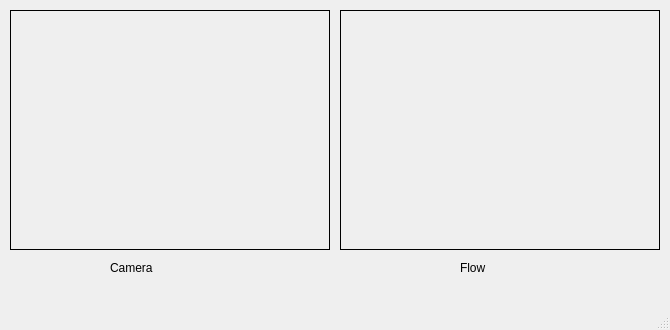
<?xml version="1.0" encoding="UTF-8"?>
<ui version="4.0">
 <class>MainWindow</class>
 <widget class="QMainWindow" name="MainWindow">
  <property name="geometry">
   <rect>
    <x>0</x>
    <y>0</y>
    <width>670</width>
    <height>330</height>
   </rect>
  </property>
  <property name="minimumSize">
   <size>
    <width>0</width>
    <height>0</height>
   </size>
  </property>
  <property name="maximumSize">
   <size>
    <width>800</width>
    <height>600</height>
   </size>
  </property>
  <property name="windowTitle">
   <string>MainWindow</string>
  </property>
  <widget class="QWidget" name="centralwidget">
   <widget class="FrameLabel" name="frameLabel1">
    <property name="enabled">
     <bool>true</bool>
    </property>
    <property name="geometry">
     <rect>
      <x>10</x>
      <y>10</y>
      <width>320</width>
      <height>240</height>
     </rect>
    </property>
    <property name="minimumSize">
     <size>
      <width>0</width>
      <height>0</height>
     </size>
    </property>
    <property name="maximumSize">
     <size>
      <width>640</width>
      <height>480</height>
     </size>
    </property>
    <property name="frameShape">
     <enum>QFrame::Box</enum>
    </property>
    <property name="text">
     <string/>
    </property>
   </widget>
   <widget class="FrameLabel" name="frameLabel2">
    <property name="enabled">
     <bool>true</bool>
    </property>
    <property name="geometry">
     <rect>
      <x>340</x>
      <y>10</y>
      <width>320</width>
      <height>240</height>
     </rect>
    </property>
    <property name="minimumSize">
     <size>
      <width>0</width>
      <height>0</height>
     </size>
    </property>
    <property name="maximumSize">
     <size>
      <width>640</width>
      <height>480</height>
     </size>
    </property>
    <property name="frameShape">
     <enum>QFrame::Box</enum>
    </property>
    <property name="text">
     <string/>
    </property>
   </widget>
   <widget class="QLabel" name="label">
    <property name="geometry">
     <rect>
      <x>110</x>
      <y>260</y>
      <width>62</width>
      <height>16</height>
     </rect>
    </property>
    <property name="text">
     <string>Camera</string>
    </property>
   </widget>
   <widget class="QLabel" name="label_2">
    <property name="geometry">
     <rect>
      <x>460</x>
      <y>260</y>
      <width>62</width>
      <height>16</height>
     </rect>
    </property>
    <property name="text">
     <string>Flow</string>
    </property>
   </widget>
  </widget>
  <widget class="QStatusBar" name="statusbar"/>
  <widget class="QMenuBar" name="menubar">
   <property name="geometry">
    <rect>
     <x>0</x>
     <y>0</y>
     <width>670</width>
     <height>22</height>
    </rect>
   </property>
  </widget>
  <action name="actionItem1">
   <property name="text">
    <string>Item1</string>
   </property>
  </action>
 </widget>
 <customwidgets>
  <customwidget>
   <class>FrameLabel</class>
   <extends>QLabel</extends>
   <header>FrameLabel.h</header>
  </customwidget>
 </customwidgets>
 <resources/>
 <connections/>
</ui>
